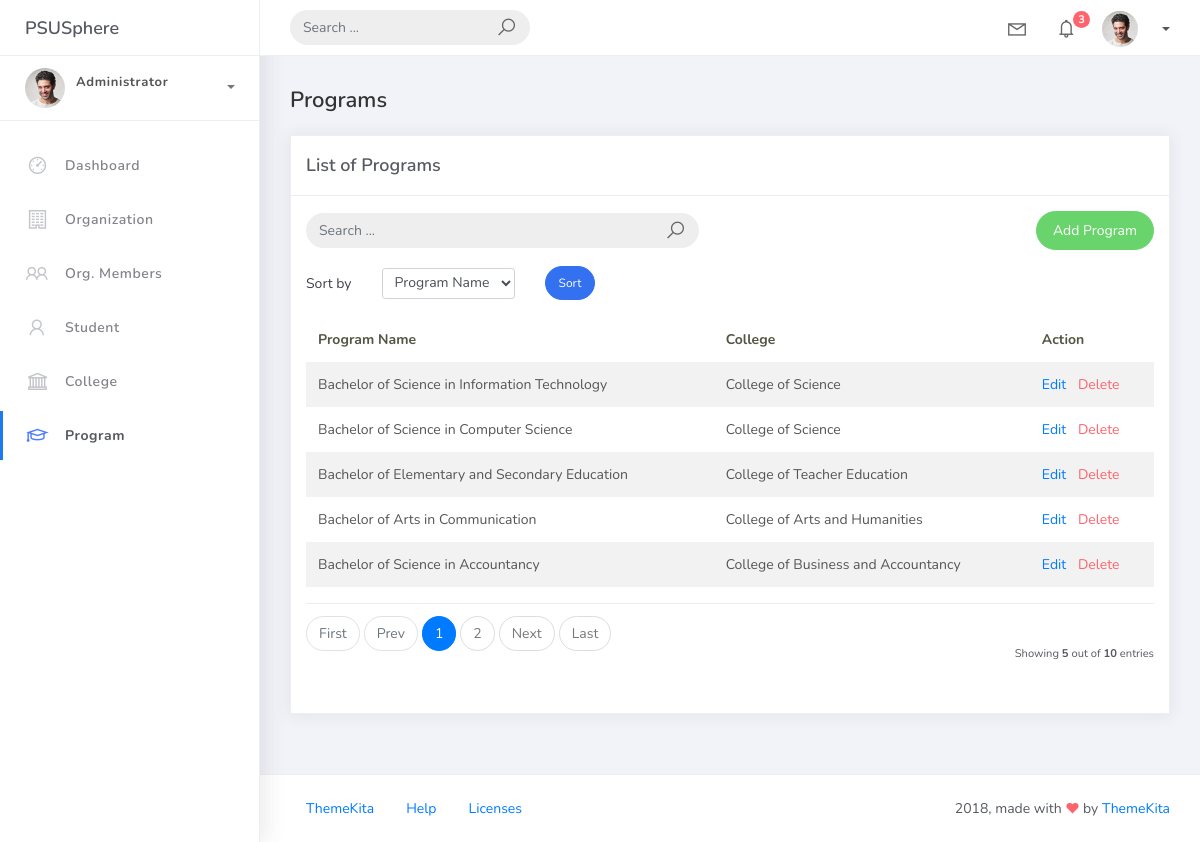
The page /program_list on the database its author committed.
### studentorg/models.py (models this page shows, shortened)
class BaseModel(models.Model):
    created_at = models.DateTimeField(auto_now_add=True, db_index=True)
    updated_at = models.DateTimeField(auto_now=True)
    class Meta:
        abstract = True

class Program(BaseModel):
    prog_name = models.CharField(max_length=150)
    college = models.ForeignKey(College, on_delete=models.CASCADE)

class College(BaseModel):
    college_name = models.CharField(max_length=150)
    def __str__(self):
        return self.college_name

### studentorg/views.py (the view, shortened to what this page needs)
# urls.py: path('program_list', ProgramList.as_view(), name='program-list'),
class ProgramList(ListView):
    model = Program
    context_object_name = 'program'
    template_name = 'program_list.html'
    paginate_by = 5
    def get_queryset(self):
        query = self.request.GET.get('q')
        if query:
            return Program.objects.filter(
                Q(prog_name__icontains=query) |
                Q(college__college_name__icontains=query)
            )
        sort_by = self.request.GET.get('sort_by')
        if sort_by:
            return Program.objects.all().order_by(sort_by)
        return Program.objects.all()

### templates/program_list.html (shortened to what this page needs)
{% extends 'base.html' %}
{% load static %}
{% block content %}
<div class="content">
    <div class="container-fluid">
        <h4 class="page-title">Programs</h4>
        <div class="row">
            <div class="col-md-12">
                <div class="card">
                    <div class="card-header">
                        <div class="card-title">List of Programs</div>
                    </div>
                    <div class="card-body">
                        <div class="row align-items-center mb-3">
                            <div class="col-md-6">
                                <form class="navbar-left navbar-form nav-search mr-md-3" action="{% url 'program-list' %}">
                                    <div class="input-group">
                                        <input type="text" placeholder="Search ..." class="form-control" name="q" value="{{ request.GET.q }}"/>
                                        <div class="input-group-append">
                                            <span class="input-group-text">
                                                <i class="la la-search search-icon"></i>
                                            </span>
                                        </div>
                                    </div>
                                </form>
                            </div>
                            <div class="col-md-6">
                                <div class="pull-right">
                                    <a href="{% url 'program-add' %}" class="btn btn-success btn-rounded">Add Program</a>
                                </div>
                            </div>
                        </div>
                        <div class="row mb-3">
                            <div class="col-md-12">
                                <form method="get" class="row g-2 align-items-center">
                                    <div class="col-auto">
                                        <label for="smallSelect" class="col-form-label">Sort by</label>
                                    </div>
                                    <div class="col-auto">
                                        <select class="form-control form-control-sm" id="smallSelect" name="sort_by">
                                            <option value="prog_name" {% if request.GET.sort_by == "prog_name" %}selected{% endif %}>Program Name</option>
                                        </select>
                                    </div>
                                    <div class="col-auto">
                                        <button type="submit" class="btn btn-primary btn-sm btn-rounded">Sort</button>
                                    </div>
                                </form>
                            </div>
                        </div>
                        <table class="table table-striped mt-3">
                            <thead>
                                <tr>
                                    <th scope="col">Program Name</th>
                                    <th scope="col">College</th>
                                    <th scope="col">Action</th>
                                </tr>
                            </thead>
                            <tbody>
                                {% for object in object_list %}
                                <tr>
                                    <td>{{ object.prog_name }}</td>
                                    <td>{{ object.college }}</td>
                                    <td>
                                        <a href="{% url 'program-update' object.id %}">Edit</a>
                                        <a href="{% url 'program-delete' object.id %}" class="text-danger ml-2">Delete</a>
                                    </td>
                                </tr>
                                {% empty %}
                                <tr>
                                    <td colspan="3" style="text-align: center">
                                        <p class="text-sm font-weight-bold mb-0">No Records Found</p>
                                    </td>
                                </tr>
                                {% endfor %}
                            </tbody>
                        </table>
                        {% include 'includes/pagination.html' %}
                    </div>
                </div>
            </div>
        </div>
    </div>
</div>
{% endblock %}

### rows shown on the page
Program: prog_name "Bachelor of Science in Information Technology", college "College of Science"
Program: prog_name "Bachelor of Science in Computer Science", college "College of Science"
Program: prog_name "Bachelor of Elementary and Secondary Education", college "College of Teacher Education"
Program: prog_name "Bachelor of Arts in Communication", college "College of Arts and Humanities"
Program: prog_name "Bachelor of Science in Accountancy", college "College of Business and Accountancy"

### other values the page prints
{{ page_num }} "1"
{{ page_num }} "2"
{{ object_list.count }} "5"
{{ paginator.count }} "10"
